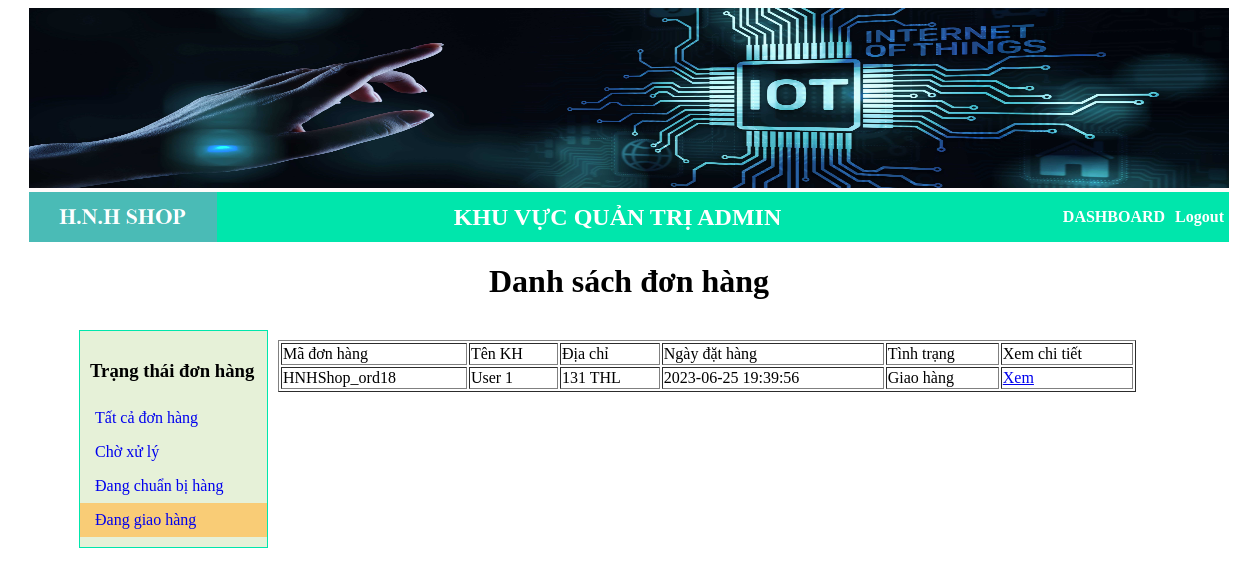
The app's page /admincp/modules/quanlydonhang/index.php?stt=giaohang with its own data.
### tables this page shows
CREATE TABLE `chitietdonhang` (
  `id_sanpham` int(11) NOT NULL,
  `madonhang` varchar(50) NOT NULL,
  `tk_khachhang` varchar(255) NOT NULL,
  `ten_khachhang` varchar(100) NOT NULL,
  `diachinhanhang` varchar(255) NOT NULL,
  `sanpham` varchar(255) NOT NULL,
  `giasanpham` int(11) NOT NULL,
  `soluong` int(11) NOT NULL,
  `thanhtien` int(11) NOT NULL,
  `phuongthucthanhtoan` varchar(100) NOT NULL,
  `tinhtrang` varchar(255) NOT NULL,
  `thoigian` datetime NOT NULL DEFAULT current_timestamp()
);

### admincp/modules/quanlydonhang/giaohang.php (the view, shortened to what this page needs)
<table border="1" style="width: 100%;">
	<tr>
		<td>Mã đơn hàng</td>
		<td>Tên KH</td>
		<td>Địa chỉ</td>
		<td>Ngày đặt hàng</td>
		<td>Tình trạng</td>
		<td>Xem chi tiết</td>
	</tr>
	<tbody>
		<?php
				$sql_tatca = "SELECT * FROM `chitietdonhang` WHERE `tinhtrang`='Giao hàng'";
				$query_tatca = mysqli_query($connect,$sql_tatca);
				while($row=mysqli_fetch_array($query_tatca)){ ?>
				<tr>
					<td><?= $row['madonhang'] ?></td>
					<td><?= $row['ten_khachhang'] ?></td>
					<td><?= $row['diachinhanhang'] ?></td>
					<td><?= $row['thoigian'] ?></td>
					<td>Giao hàng</td>
					<td><a href="/projectphp/admincp/modules/quanlydonhang/chitietdonhang.php?madonhang=<?= $row['madonhang'] ?>">Xem</a></td>
				</tr>
				<?php } ?>
	</tbody>
</table>

### records on screen
chitietdonhang: madonhang "HNHShop_ord18", ten_khachhang "User 1", diachinhanhang "131 THL", thoigian "2023-06-25 19:39:56"
